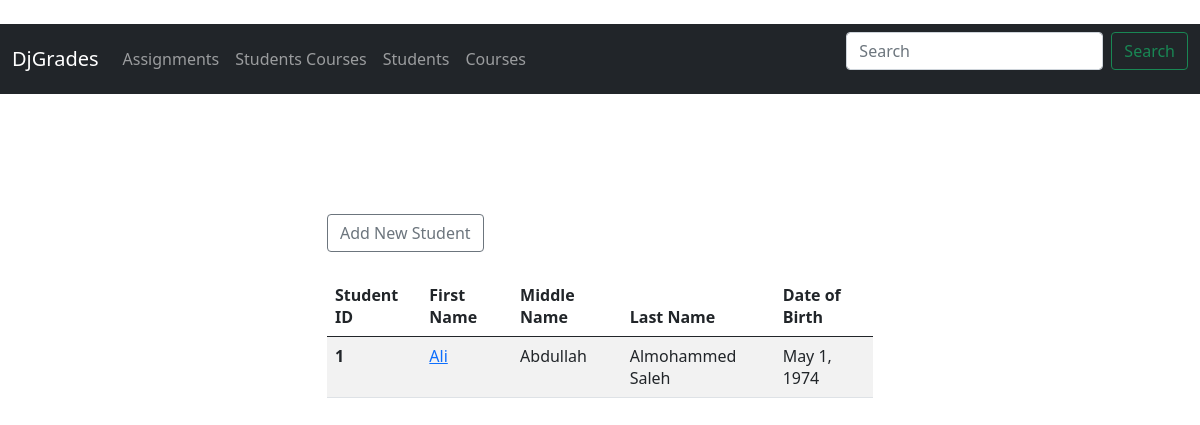
Page /all_students on the earlier database version.
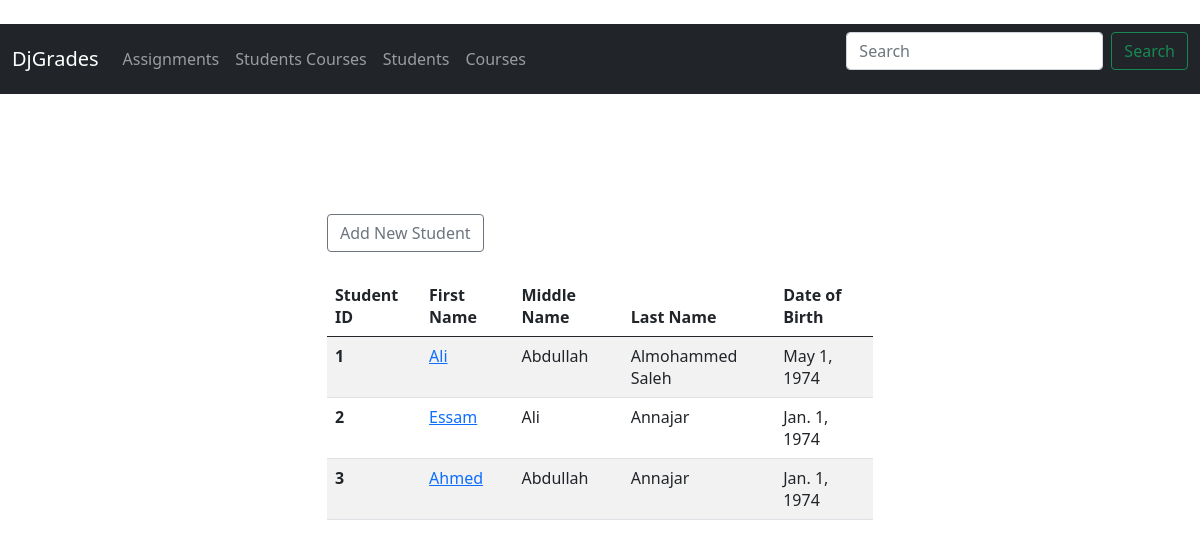
Same page on the later database version.
### grades/models.py (models this page shows, shortened)
class Student(models.Model):
	first_name = models.CharField(max_length=20)
	middle_name = models.CharField(max_length=20)
	last_name = models.CharField(max_length=20)
	dob = models.DateField()
	courses = models.ManyToManyField(Course, blank=True, null=True)

### grades/views.py (the view)
# urls.py: path('all_students', views.all_students, name='all_students'),
def all_students(request):
	students_list = Student.objects.all()
	return render(request, 'students/all_students.html', {'students_list': students_list})

### grades/templates/students/all_students.html
{% extends 'base.html' %}
{% block content %}
	<br><br><br><br>
		<div class="row justify-content-center">
    		<div class="w-50">
    			<a class="btn btn-outline-secondary" href="{% url 'add_student' %}">Add New Student</a>
    			<br><br>
				<table class="table table-striped">
				  <thead>
				    <tr>
				      <th scope="col">Student ID</th>
				      <th scope="col">First Name</th>
				      <th scope="col">Middle Name</th>
				      <th scope="col">Last Name</th>
				      <th scope="col">Date of Birth</th>
				    </tr>
				  </thead>
				  <tbody>
				  	{% for student in students_list %}
				    <tr>
				      <th scope="row">{{ student.id }}</th>
				      <td>
				      	<a href="{% url 'student_details' student.id %}">{{ student.first_name }}</a>
				      </td>
				      <td>{{ student.middle_name }}</td>
				      <td>{{ student.last_name }}</td>
				      <td>{{ student.dob }}</td>
				    </tr>
				    {% endfor %}
				  </tbody>
				</table>
			</div>
		</div>
{% endblock %}

Differences in the rows shown:
added Student: id "2", first_name "Essam", middle_name "Ali", last_name "Annajar", dob "Jan. 1, 1974"
added Student: id "3", first_name "Ahmed", middle_name "Abdullah", last_name "Annajar", dob "Jan. 1, 1974"
